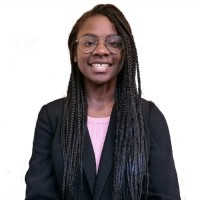
#> input picture openCV/mel.jpg, 200 x 200 px, found by its file name
$ python facedetection_image.py
#> lines starting #> are read from the running program, lines starting #| are printed output that depends on the picture; after the words box and inside, x2 and y2 are one past the last pixel; in counts of white or black regions, pixels touching at a corner belong together
import cv2

imagepath="C:\\Users\\sukmlt\\OneDrive - SAS\\Documents\\Learning\\Personal\\CV\\opencv\\mel.jpg"
# Load the cascade
cascade = cv2.CascadeClassifier('haarcascade_frontalface_default.xml')
# Read image B&W
img = cv2.imread(imagepath)
#> img is the input picture: shape (200, 200, 3); mean B, G, R 156.4, 154, 157.8
# Read image B&W
#bw_img = cv2.imread(imagepath,0)
bw_img = cv2.cvtColor(img, cv2.COLOR_BGR2GRAY)
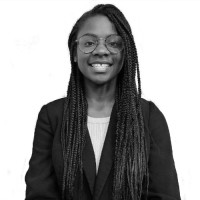
#> bw_img: shape (200, 200); min 0, max 255, mean 155.4
# Detect face
faces = cascade.detectMultiScale(bw_img, 1.1, 4)
#> faces = [[71, 18, 59, 59]]
# Draw rectangle around face
for (x, y, w, h) in faces:
    cv2.rectangle(img, (x, y), (x+w, y+h), (255, 0, 0), 2)
#> this loop made 1 pass
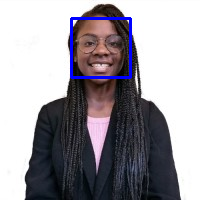
#> img: shape (200, 200, 3); 1.76% of pixels changed, all inside (x1, y1, x2, y2) = (70, 17, 132, 79)
# Display the output
cv2.imshow('img', img)
cv2.waitKey()
